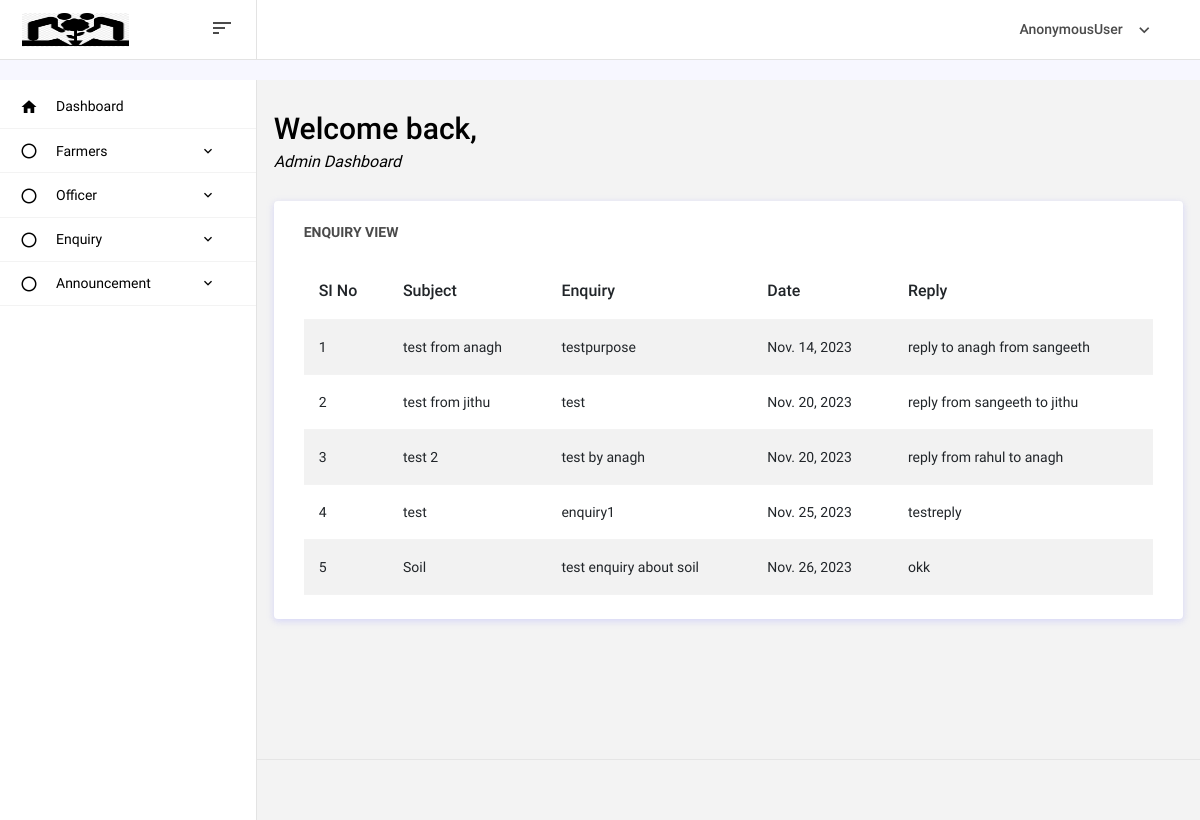
/enquiry_view_ad/, run on the app's committed database.
### cropyieldapp/models.py (models this page shows)
class Feedback(models.Model):
    user = models.ForeignKey(Login, on_delete=models.DO_NOTHING)
    subject = models.CharField(max_length=200)
    Enquiry = models.TextField()
    date = models.DateField()
    reply = models.TextField(null=True, blank=True)

### cropyieldapp/adminviews.py (the view)
# urls.py: path('enquiry_view_ad/', adminviews.enquiry_view, name="enquiry_view_ad"),
def enquiry_view(request):
    f = Feedback.objects.all()
    return render(request, 'admin/enquiry_view.html', {'feedback': f})

### templates/admin/enquiry_view.html
{% extends 'admin/admin_home.html' %}
{% load crispy_forms_tags %}
{% block content %}
<div class="col-lg-12 grid-margin stretch-card">
              <div class="card">
                <div class="card-body">
                  <h4 class="card-title">Enquiry View</h4>
                  <div class="table-responsive">
                    <table class="table table-striped">
                      <thead>
                        <tr>
                            <th>SI No</th>
                            <th>Subject</th>
                            <th>Enquiry</th>
                            <th>Date</th>
                            <th>Reply</th>
                        </tr>
                      </thead>
                      <tbody>
                      {% for f in feedback %}
                      <tr>
                          <td>{{forloop.counter}}</td>
                          <td>{{f.subject}}</td>
                          <td>{{f.Enquiry}}</td>
                          <td>{{f.date}}</td>
                          <td>{% if f.reply == None %}
                              <p>No Reply Yet..</p>
                              {% else %}
                              {{f.reply}}
                              {% endif %}
                          </td>
                      </tr>
                      {% endfor %}
                      </tbody>
                    </table>
                  </div>
                </div>
              </div>
            </div>
{% endblock %}

### static/css/dash.css (style rules this page uses)
body { margin-top:20px; background-color: #f7f7ff; }
.card { position: relative; display: flex; flex-direction: column; min-width: 0; word-wrap: break-word; background-color: #fff; background-clip: border-box; border: 0px solid rgba(0, 0, 0, 0); border-radius: .25rem; margin-bottom: 1.5rem; box-shadow: 0 2px 6px 0 rgb(218 218 253 / 65%), 0 2px 6px 0 rgb(206 206 238 / 54%); }

### data on the page
Feedback: subject "test from anagh", Enquiry "testpurpose", date "Nov. 14, 2023", reply "reply to anagh from sangeeth"
Feedback: subject "test from jithu", Enquiry "test", date "Nov. 20, 2023", reply "reply from sangeeth to jithu"
Feedback: subject "test 2", Enquiry "test by anagh", date "Nov. 20, 2023", reply "reply from rahul to anagh"
Feedback: subject "test", Enquiry "enquiry1", date "Nov. 25, 2023", reply "testreply"
Feedback: subject "Soil", Enquiry "test enquiry about soil", date "Nov. 26, 2023", reply "okk"

### other printed values
{{ request.user }} "AnonymousUser"
